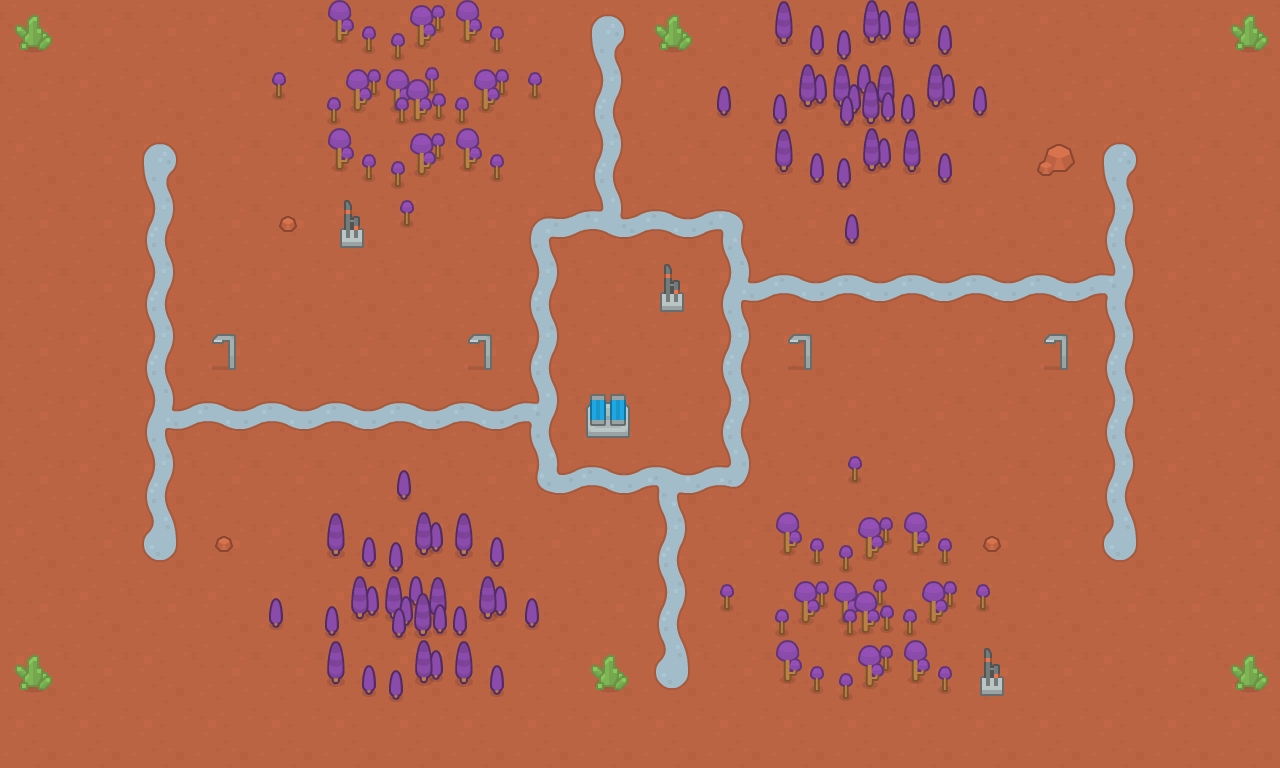

A level layout from a 2D game, rendered from its tile map. Below: a short description, then the map file with tile-grid data replaced by summaries:
An orthogonal 20x12 tile map with 64x64 px tiles, 5 tile layers (bg, road, tree, resource, ...) and 11 objects.

<map version="1.0" orientation="orthogonal" renderorder="right-down" width="20" height="12" tilewidth="64" tileheight="64" nextobjectid="13">
 <tileset firstgid="1" name="ss" tilewidth="64" tileheight="64" tilecount="126" columns="18">
  <image source="ss.png" width="1152" height="448" />
 </tileset>
 <layer name="bg" width="20" height="12">
  <data>[240 cells, 240 non-empty, 2 distinct tile ids]</data>
 </layer>
 <layer name="road" width="20" height="12">
  <data>[240 cells, 44 non-empty, 12 distinct tile ids]</data>
 </layer>
 <layer name="tree" width="20" height="12">
  <data>[240 cells, 48 non-empty, 8 distinct tile ids]</data>
 </layer>
 <layer name="resource" width="20" height="12">
  <data>[240 cells, 6 non-empty, 1 distinct tile ids]</data>
 </layer>
 <objectgroup name="start" visible="0">
  <object id="1" x="128" y="128" width="64" height="64" />
  <object id="3" x="128" y="512" width="64" height="64" />
  <object id="4" x="1088" y="128" width="64" height="64" />
  <object id="5" x="1088" y="512" width="64" height="64" />
 </objectgroup>
 <layer name="doodads" width="20" height="12">
  <data>[240 cells, 12 non-empty, 5 distinct tile ids]</data>
 </layer>
 <objectgroup name="concentration camps for karai">
  <object id="6" gid="61" x="569" y="366" width="64" height="64" />
  <object id="7" gid="62" x="588.75" y="392.5" width="64" height="64" />
  <object id="8" gid="62" x="608.5" y="366" width="64" height="64" />
  <object id="9" gid="63" x="588.25" y="346.5" width="64" height="64" />
  <object id="10" gid="64" x="613.75" y="392.75" width="64" height="64" />
  <object id="11" gid="65" x="566.5" y="394.75" width="64" height="64" />
  <object id="12" gid="66" x="562.5" y="341.5" width="64" height="64" />
 </objectgroup>
</map>